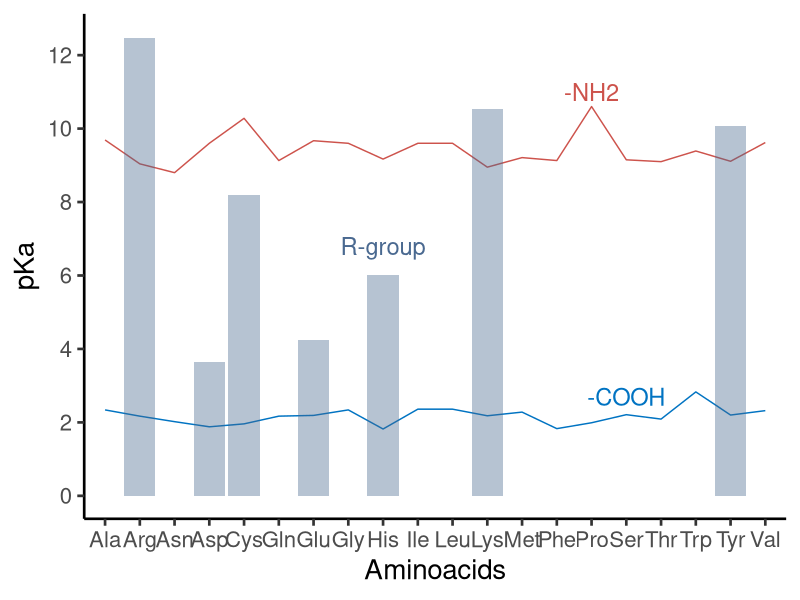
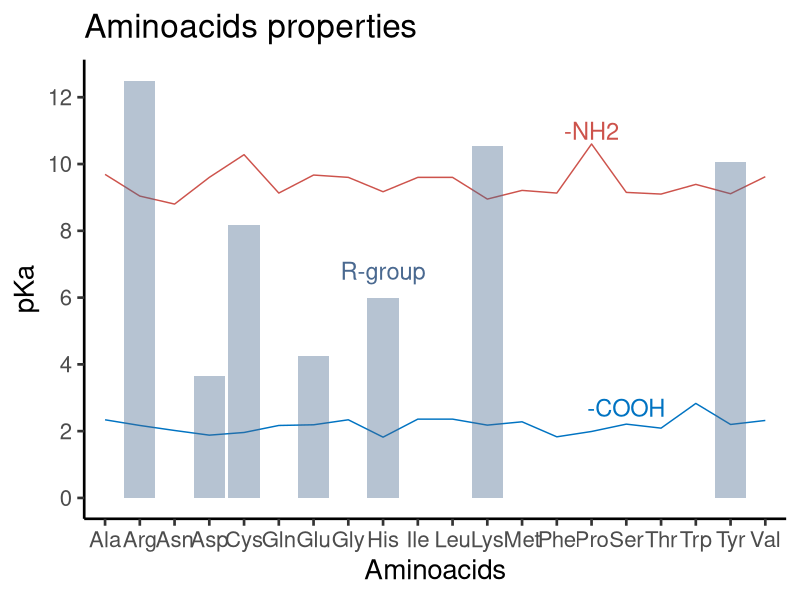
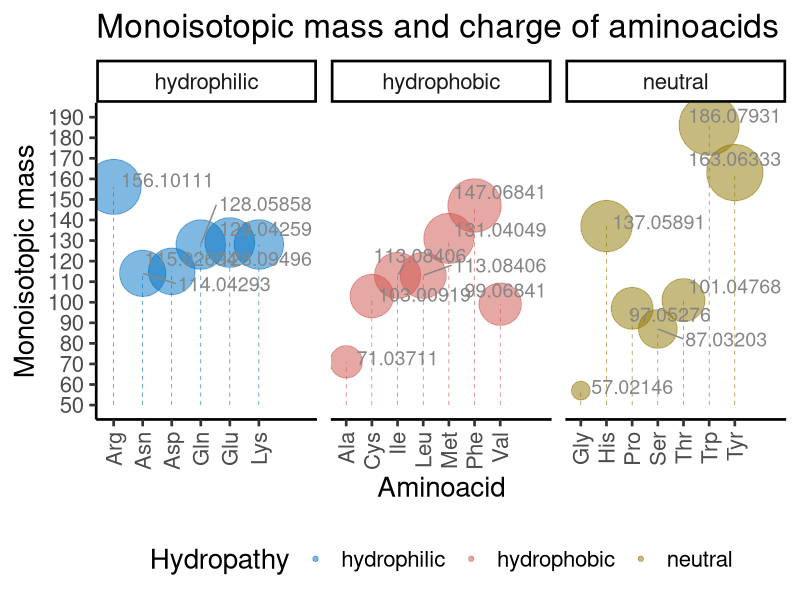

The R source for these figures, in order:
# packages and data
library(tidyverse)
library(ggrepel)
library(kableExtra)
library(seqinr)
aminoacids <- read_tsv("./aminoacidsTab.tsv")

# Tabela resumindo as características dos aminoácidos
# summary of aminoacids table
aminoacids %>% 
    select(Abbr, Name, Hydropathy, pKa, pKb, pKx, Monoisotopic_Mass) %>%
    arrange(Hydropathy) %>%
    kbl(caption = "Summary of amino acids properties)",
      align = "c") %>% 
  kable_classic(full_width = F, html_font = "Cambria")

# Functions to calculate the pKa of a peptide, given the one letter code for each amino acid
pKa <- pKa <- function(x) {
    if (x == "A" || x =="G") {
        return(2.34)
    } else if (x == "V") {
        return(2.32)
    } else if (x == "L" || x == "I") {
        return(2.36)
    } else if (x == "P") {
        return(1.99)
    } else if (x == "F") {
        return(1.83)
    } else if (x == "Y") {
        return(2.20)
    } else if (x == "W") {
        return(2.83)
    } else if (x == "C") {
        return(1.96)
    } else if (x == "M") {
        return(2.28)
    } else if (x == "S") {
        return(2.21)
    } else if (x == "T") {
        return(2.09)
    } else if (x == "N") {
        return(2.02)
    } else if (x == "Q") {
        return(2.17)
    } else if (x == "D") {
        return(1.88)
    } else if (x == "E") {
        return(2.19)
    } else if (x == "K") {
        return(2.18)
    } else if (x == "R") {
        return(2.17)
    } else if (x == "H") {
        return(1.82)
    }
}

pKb <- function(x) {
    if (x == "A") {
        return(9.69)
    } else if (x == "G" || x == "L" ||
               x == "I" || x == "D") {
        return(9.60)
    } else if (x == "C") {
        return(10.28)
    } else if (x == "M") {
        return(9.21)
    } else if (x == "S") {
        return(9.15)
    } else if (x == "T") {
        return(9.10)
    } else if (x == "N") {
        return(8.80)
    } else if (x == "Q" || x == "F") {
        return(9.13)
    } else if (x == "E") {
        return(9.67)
    } else if (x == "K") {
        return(8.95)
    } else if (x == "R") {
        return(9.04)
    } else if (x == "H") {
        return(9.17)
    } else if (x == "V") {
        return(9.62)
    } else if (x == "P") {
        return(10.60)
    } else if (x == "Y") {
        return(9.11)
    } else if (x == "W") {
        return(9.39)
    }
}

pKx <- function(x) {
    if (x == "A" || x == "G" || x == "V" ||
        x == "L" || x == "I" || x == "P" ||
        x == "F" || x == "W" || x == "N" ||
        x == "Q" || x == "S" || x == "T" ||
        x == "M") {
        return(NA)
    } else if (x == "C") {
        return(8.18)
    } else if (x == "Y") {
        return(10.07)
    } else if (x == "D") {
        return(3.65)
    } else if (x == "E") {
        return(4.25)
    } else if (x == "K") {
        return(10.53)
    } else if (x == "R") {
        return(12.48)
    } else if (x == "H") {
        return(6.00)
    }
}

# Function to calculate the monoisotopic mass of a peptide, given the one letter code amino acid
monoisotopic_mass <- function(x) {
    if (x == "A") {
        return(71.03711)
    } else if (x == "C") {
        return(103.00919)
    } else if (x == "D") {
        return(115.02694)
    } else if (x == "E") {
        return(129.04259)
    } else if (x == "F") {
        return(147.06841)
    } else if (x == "G") {
        return(57.02146)
    } else if (x == "H") {
        return(137.05891)
    } else if (x == "I") {
        return(113.08406)
    } else if (x == "K") {
        return(128.09496)
    } else if (x == "L") {
        return(113.08406)
    } else if (x == "M") {
        return(131.04049)
    } else if (x == "N") {
        return(114.04293)
    } else if (x == "P") {
        return(97.05276)
    } else if (x == "Q") {
        return(128.05858)
    } else if (x == "R") {
        return(156.10111)
    } else if (x == "S") {
        return(87.03203)
    } else if (x == "T") {
        return(101.04768)
    } else if (x == "V") {
        return(99.06841)
    } else if (x == "W") {
        return(186.07931)
    } else if (x == "Y") {
        return(163.06333)
    }
}

# function to calculate the isoelectric point for the amino acid, given the one letter code
pI <- function(x) {
    if (x == "A" || x == "G" || x == "V" || x == "L" || x == "I" ||
        x == "P" || x == "F" || x == "Y" || x == "W") {
        return(6.00)
    } else if (x == "C" || x == "M") {
        return(5.07)
    } else if (x == "S" || x == "T") {
        return(5.60)
    } else if (x == "N" || x == "Q") {
        return(5.41)
    } else if (x == "D" || x == "E") {
        return(2.77)
    } else if (x == "K" || x == "R") {
        return(10.53)
    } else if (x == "H") {
        return(7.59)
    }
}

# calculate the monoisotopic mass of a peptide
monoisotopic_pepetide <- function(x) {
    sum <- 0
    for (i in 1:length(x)) {
        sum <- sum + monoisotopic_mass(x[i])
    }
    return(sum)
}

# how to use the monoisotopic_pepetide function
peptideTest <- c("M","A","L","S","T","A","R","T","E","R")
monoisotopic_pepetide(peptideTest)

# plot the pKa values for a given sequence of amino acids
pKa_plot <- function(x) {
    ggplot(aminoacids, aes(x = Abbr)) +
        geom_line(aes(y = pKa, group = 1), color = "#0073C2FF") +
        annotate("text", x = 16, y = 2.7, label = "-COOH",
            color = "#0073C2FF", size = 6) +
        geom_line(aes(y = pKb, group = 2), color = "#CD534CFF") +
        annotate("text", x = 15, y = 11, label = "-NH2",
            color = "#CD534CFF", size = 6) +
        geom_col(aes(y = pKx, group = 3), fill = "#4A6990FF", alpha = 0.4) +
        annotate("text", x = 9, y = 6.8, label = "R-group",
            color = "#4A6990FF", size = 6) +
        scale_y_continuous(limits = c(0, 12.5), breaks = seq(0, 12.5, 2)) +
        labs(x = "Aminoacids", y = "pKa") +
    theme_classic(base_size = 20)
}

# using the function to plot the pKa
# it is necessary to have a data.frame containing the variables pKa, pKb, and pKx
pKa_plot(aminoacids)





# pKa dos diferentes aminoácidos para cada região (COOH, NH2 e cadeia lateral)
# pKa of different amino acids for each group (COOH, NH2 and R-group)
pKa <- ggplot(aminoacids, aes(x = Abbr)) +
     geom_line(aes(y = pKa, group = 1), color = "#0073C2FF") +
        annotate("text", x = 16, y = 2.7, label = "-COOH",
            color = "#0073C2FF", size = 6) +
     geom_line(aes(y = pKb, group = 2), color = "#CD534CFF") +
        annotate("text", x = 15, y = 11, label = "-NH2",
            color = "#CD534CFF", size = 6) +
     geom_col(aes(y = pKx, group = 3), fill = "#4A6990FF", alpha = 0.4) +
        annotate("text", x = 9, y = 6.8, label = "R-group",
            color = "#4A6990FF", size = 6) +
     scale_y_continuous(limits = c(0, 12.5), breaks = seq(0, 12.5, 2)) +
        labs(x = "Aminoacids", y = "pKa",
             title = "Aminoacids properties") +
    theme_classic(base_size = 20)

ggsave("pKa.png", pKa, width = 10, height = 6, dpi = 300,
    path = "/Volumes/Expansion/proteomics_basics/")

# distribuição das massas monoisotópicas dos aminoácidos
monoiso <- ggplot(aminoacids, aes(x = Abbr, y = Monoisotopic_Mass,
                    size = Monoisotopic_Mass, color = Hydropathy)) +
                scale_color_manual(values = c("#0073C2FF", "#CD534CFF", "#8F7700FF")) +
    geom_point(alpha = 0.5) +
    guides(colour = "legend", size = FALSE) +
    geom_segment(aes(x = Abbr, xend = Abbr,
                     y = 50, yend = Monoisotopic_Mass),
                     linewidth = 0.2, linetype = "dashed",
                     show.legend = FALSE) +
    geom_text_repel(aes(label = Monoisotopic_Mass),
        color = "#868686FF", size = 5, nudge_x = 2,
            nudge_y = 2, show.legend = FALSE) +
    scale_size(range = c(6, 20)) +
        scale_y_continuous(limits = c(50, 190),
        breaks = seq(50, 190, 10)) +
    labs(x = "Aminoacid", y = "Monoisotopic mass",
         title = "Monoisotopic mass and charge of aminoacids") +
    theme_classic(base_size = 20) +
    theme(axis.text.x = element_text(angle = 90,
                        vjust = 0.5, hjust = 1), legend.position = "bottom") +
                        facet_wrap(~ Hydropathy, ncol = 3, scales = "free_x")

ggsave("Monoisotopic_Mass.png", monoiso, width = 9, height = 8, dpi = 300,
    path = "/Volumes/Expansion/proteomics_basics/")
